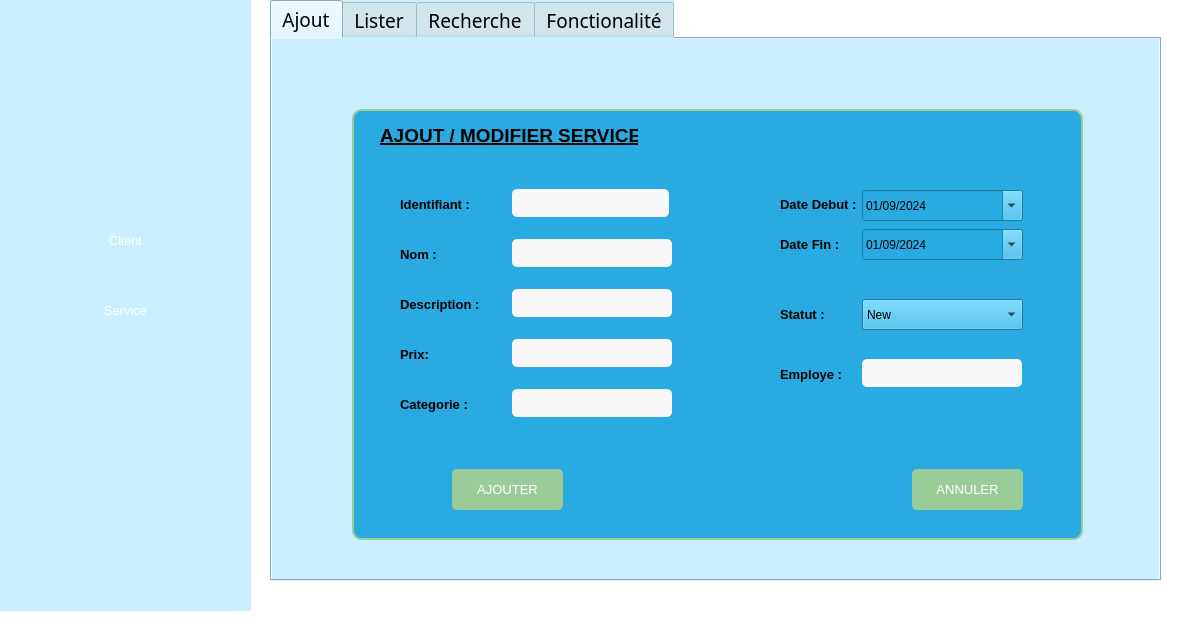
<?xml version="1.0" encoding="UTF-8"?>
<ui version="4.0">
 <class>ServiceWindow</class>
 <widget class="QMainWindow" name="ServiceWindow">
  <property name="geometry">
   <rect>
    <x>0</x>
    <y>0</y>
    <width>1200</width>
    <height>644</height>
   </rect>
  </property>
  <property name="minimumSize">
   <size>
    <width>800</width>
    <height>400</height>
   </size>
  </property>
  <property name="windowTitle">
   <string>Gestion De Service</string>
  </property>
  <property name="styleSheet">
   <string notr="true">QWidget {
    background-color: #FFFFFF; /* Fond blanc pour l'ensemble de l'application */
}

QGroupBox {
    border: 2px solid #29ABE2; /* Bordure bleu vif */
    border-radius: 10px; /* Coins arrondis */
    padding: 10px; /* Espace interne */
    background-color: #CAEEFE; /* Fond bleu clair pour le groupe */
}

QLabel {
    font-size: 10pt; /* Taille de police */
    background-color: #CAEEFE; /* Fond bleu clair pour les étiquettes */
    color: #646669; /* Couleur de texte gris foncé pour les autres labels */
    padding: 5px; /* Espace interne pour le texte */
    border-radius: 5px; /* Coins arrondis pour les étiquettes */
}

QLabel.title {
    font-size: 14pt; /* Taille de police pour le titre */
    color: #000000; /* Couleur du titre en noir foncé */
    font-weight: bold; /* Met le titre en gras */
}

QLineEdit {
    border: 1px solid #BBFOFA; /* Bordure rose clair */
    border-radius: 5px; /* Coins arrondis */
    padding: 5px; /* Espace interne */
    font-size: 10pt; /* Taille de police */
    background-color: #F8F8F8; /* Fond gris très clair */
    color: #646669; /* Couleur du texte en gris foncé */
}

QPushButton {
    background-color: #29ABE2; /* Couleur de fond bleu vif */
    color: white; /* Couleur du texte blanc */
    border: 2px solid #BBFOFA; /* Bordure rose clair */
    border-radius: 5px; /* Coins arrondis */
    padding: 10px; /* Espace interne */
    font-size: 10pt; /* Taille de police */
    cursor: pointer; /* Curseur main */
}

QPushButton:hover {
    background-color: #BBFOFA; /* Couleur plus claire au survol */
}

QPushButton:pressed {
    background-color: #99CC99; /* Couleur de fond au clic */
}

QMessageBox {
    background-color: #99CC99; /* Fond vert clair pour les messages de succès */
    color: #646669; /* Texte gris foncé */
}
</string>
  </property>
  <widget class="QWidget" name="centralwidget">
   <widget class="QWidget" name="widget" native="true">
    <property name="geometry">
     <rect>
      <x>0</x>
      <y>-30</y>
      <width>251</width>
      <height>641</height>
     </rect>
    </property>
    <property name="styleSheet">
     <string notr="true">background-color: #CAEEFE; /* Fond bleu clair pour le groupe */
</string>
    </property>
    <widget class="QLabel" name="label_8">
     <property name="geometry">
      <rect>
       <x>-10</x>
       <y>20</y>
       <width>271</width>
       <height>201</height>
      </rect>
     </property>
     <property name="text">
      <string/>
     </property>
     <property name="pixmap">
      <pixmap resource="Resource.qrc">:/images/Logo.png</pixmap>
     </property>
     <property name="scaledContents">
      <bool>true</bool>
     </property>
    </widget>
    <widget class="QPushButton" name="pushButton_5">
     <property name="geometry">
      <rect>
       <x>30</x>
       <y>310</y>
       <width>191</width>
       <height>61</height>
      </rect>
     </property>
     <property name="cursor">
      <cursorShape>ArrowCursor</cursorShape>
     </property>
     <property name="styleSheet">
      <string notr="true">background-color:#7EB6D4;
font: 14pt &quot;Tempus Sans ITC&quot;;
border-radius: 25px; 
border: 1.5px solid #29ABE7; 
color:#000000;
QPushButton: {
                     font-size: 14px;
                      transition: all 0.3s ease;
                      }
QPushButton:hover {
                      font-size: 18px;
                      }</string>
     </property>
     <property name="text">
      <string>Service</string>
     </property>
    </widget>
    <widget class="QPushButton" name="pushButton_7">
     <property name="geometry">
      <rect>
       <x>30</x>
       <y>240</y>
       <width>191</width>
       <height>61</height>
      </rect>
     </property>
     <property name="cursor">
      <cursorShape>PointingHandCursor</cursorShape>
     </property>
     <property name="styleSheet">
      <string notr="true">background-color:#99CC99;
font: 14pt &quot;Tempus Sans ITC&quot;;
border-radius: 25px; 
border: 1.5px solid #29ABE2; 
color:#000000;
QPushButton: {
                     font-size: 14px;
                      transition: all 0.3s ease;
                      }
QPushButton:hover {
                      font-size: 18px;
                      }</string>
     </property>
     <property name="text">
      <string>Client</string>
     </property>
    </widget>
   </widget>
   <widget class="QTabWidget" name="tabWidget">
    <property name="enabled">
     <bool>true</bool>
    </property>
    <property name="geometry">
     <rect>
      <x>270</x>
      <y>0</y>
      <width>891</width>
      <height>581</height>
     </rect>
    </property>
    <property name="palette">
     <palette>
      <active>
       <colorrole role="WindowText">
        <brush brushstyle="SolidPattern">
         <color alpha="255">
          <red>0</red>
          <green>0</green>
          <blue>0</blue>
         </color>
        </brush>
       </colorrole>
       <colorrole role="Button">
        <brush brushstyle="SolidPattern">
         <color alpha="255">
          <red>202</red>
          <green>238</green>
          <blue>254</blue>
         </color>
        </brush>
       </colorrole>
       <colorrole role="Text">
        <brush brushstyle="SolidPattern">
         <color alpha="255">
          <red>0</red>
          <green>0</green>
          <blue>0</blue>
         </color>
        </brush>
       </colorrole>
       <colorrole role="ButtonText">
        <brush brushstyle="SolidPattern">
         <color alpha="255">
          <red>0</red>
          <green>0</green>
          <blue>0</blue>
         </color>
        </brush>
       </colorrole>
       <colorrole role="Base">
        <brush brushstyle="SolidPattern">
         <color alpha="255">
          <red>202</red>
          <green>238</green>
          <blue>254</blue>
         </color>
        </brush>
       </colorrole>
       <colorrole role="Window">
        <brush brushstyle="SolidPattern">
         <color alpha="255">
          <red>202</red>
          <green>238</green>
          <blue>254</blue>
         </color>
        </brush>
       </colorrole>
       <colorrole role="PlaceholderText">
        <brush brushstyle="SolidPattern">
         <color alpha="255">
          <red>0</red>
          <green>0</green>
          <blue>0</blue>
         </color>
        </brush>
       </colorrole>
      </active>
      <inactive>
       <colorrole role="WindowText">
        <brush brushstyle="SolidPattern">
         <color alpha="255">
          <red>0</red>
          <green>0</green>
          <blue>0</blue>
         </color>
        </brush>
       </colorrole>
       <colorrole role="Button">
        <brush brushstyle="SolidPattern">
         <color alpha="255">
          <red>202</red>
          <green>238</green>
          <blue>254</blue>
         </color>
        </brush>
       </colorrole>
       <colorrole role="Text">
        <brush brushstyle="SolidPattern">
         <color alpha="255">
          <red>0</red>
          <green>0</green>
          <blue>0</blue>
         </color>
        </brush>
       </colorrole>
       <colorrole role="ButtonText">
        <brush brushstyle="SolidPattern">
         <color alpha="255">
          <red>0</red>
          <green>0</green>
          <blue>0</blue>
         </color>
        </brush>
       </colorrole>
       <colorrole role="Base">
        <brush brushstyle="SolidPattern">
         <color alpha="255">
          <red>202</red>
          <green>238</green>
          <blue>254</blue>
         </color>
        </brush>
       </colorrole>
       <colorrole role="Window">
        <brush brushstyle="SolidPattern">
         <color alpha="255">
          <red>202</red>
          <green>238</green>
          <blue>254</blue>
         </color>
        </brush>
       </colorrole>
       <colorrole role="PlaceholderText">
        <brush brushstyle="SolidPattern">
         <color alpha="255">
          <red>0</red>
          <green>0</green>
          <blue>0</blue>
         </color>
        </brush>
       </colorrole>
      </inactive>
      <disabled>
       <colorrole role="WindowText">
        <brush brushstyle="SolidPattern">
         <color alpha="255">
          <red>0</red>
          <green>0</green>
          <blue>0</blue>
         </color>
        </brush>
       </colorrole>
       <colorrole role="Button">
        <brush brushstyle="SolidPattern">
         <color alpha="255">
          <red>202</red>
          <green>238</green>
          <blue>254</blue>
         </color>
        </brush>
       </colorrole>
       <colorrole role="Text">
        <brush brushstyle="SolidPattern">
         <color alpha="255">
          <red>0</red>
          <green>0</green>
          <blue>0</blue>
         </color>
        </brush>
       </colorrole>
       <colorrole role="ButtonText">
        <brush brushstyle="SolidPattern">
         <color alpha="255">
          <red>0</red>
          <green>0</green>
          <blue>0</blue>
         </color>
        </brush>
       </colorrole>
       <colorrole role="Base">
        <brush brushstyle="SolidPattern">
         <color alpha="255">
          <red>202</red>
          <green>238</green>
          <blue>254</blue>
         </color>
        </brush>
       </colorrole>
       <colorrole role="Window">
        <brush brushstyle="SolidPattern">
         <color alpha="255">
          <red>202</red>
          <green>238</green>
          <blue>254</blue>
         </color>
        </brush>
       </colorrole>
       <colorrole role="PlaceholderText">
        <brush brushstyle="SolidPattern">
         <color alpha="255">
          <red>0</red>
          <green>0</green>
          <blue>0</blue>
         </color>
        </brush>
       </colorrole>
      </disabled>
     </palette>
    </property>
    <property name="font">
     <font>
      <family>Tempus Sans ITC</family>
      <pointsize>14</pointsize>
      <italic>false</italic>
      <bold>false</bold>
     </font>
    </property>
    <property name="styleSheet">
     <string notr="true">background-color:#CAEEFE;
color:#000000</string>
    </property>
    <property name="inputMethodHints">
     <set>Qt::ImhNone</set>
    </property>
    <property name="currentIndex">
     <number>0</number>
    </property>
    <property name="movable">
     <bool>false</bool>
    </property>
    <widget class="QWidget" name="tab">
     <attribute name="title">
      <string>Ajout</string>
     </attribute>
     <widget class="QGroupBox" name="groupBox">
      <property name="geometry">
       <rect>
        <x>80</x>
        <y>70</y>
        <width>731</width>
        <height>431</height>
       </rect>
      </property>
      <property name="font">
       <font>
        <family>Sitka Banner Semibold</family>
        <pointsize>16</pointsize>
        <bold>true</bold>
       </font>
      </property>
      <property name="styleSheet">
       <string notr="true">QWidget {
    background-color: #29ABE2; /* Fond blanc pour l'ensemble de l'application */
}

QGroupBox {
    border: 2px solid #99CC99; /* Bordure bleu vif */
    border-radius: 10px; /* Coins arrondis */
    padding: 10px; /* Espace interne */
    background-color: #29ABE2; /* Fond bleu clair pour le groupe */
    color:#646669
}

QLabel {
    font-size: 10pt; /* Taille de police */
    background-color: #29ABE2; /* Fond bleu clair pour les étiquettes */
    color: #000000; /* Couleur de texte gris foncé pour les autres labels */
    padding: 5px; /* Espace interne pour le texte */
    border-radius: 5px; /* Coins arrondis pour les étiquettes */
}

QLabel.title {
    font-size: 14pt; /* Taille de police pour le titre */
    color: #000000; /* Couleur du titre en noir foncé */
    font-weight: bold; /* Met le titre en gras */
}

QLineEdit {
    border: 1px solid #BBFOFA; /* Bordure rose clair */
    border-radius: 5px; /* Coins arrondis */
    padding: 5px; /* Espace interne */
    font-size: 10pt; /* Taille de police */
    background-color: #F8F8F8; /* Fond gris très clair */
    color: #646669; /* Couleur du texte en gris foncé */
}

QPushButton {
    background-color: #29ABE2; /* Couleur de fond bleu vif */
    color: white; /* Couleur du texte blanc */
    border: 2px solid #BBFOFA; /* Bordure rose clair */
    border-radius: 5px; /* Coins arrondis */
    padding: 10px; /* Espace interne */
    font-size: 10pt; /* Taille de police */
    cursor: pointer; /* Curseur main */
}

QPushButton:hover {
    background-color: #BBFOFA; /* Couleur plus claire au survol */
}

QPushButton:pressed {
    background-color: #99CC99; /* Couleur de fond au clic */
}

QMessageBox {
    background-color: #99CC99; /* Fond vert clair pour les messages de succès */
    color: #646669; /* Texte gris foncé */
}
</string>
      </property>
      <property name="title">
       <string/>
      </property>
      <property name="flat">
       <bool>false</bool>
      </property>
      <property name="checkable">
       <bool>false</bool>
      </property>
      <widget class="QLineEdit" name="id">
       <property name="geometry">
        <rect>
         <x>160</x>
         <y>80</y>
         <width>157</width>
         <height>28</height>
        </rect>
       </property>
       <property name="text">
        <string/>
       </property>
      </widget>
      <widget class="QLabel" name="id_label">
       <property name="geometry">
        <rect>
         <x>40</x>
         <y>80</y>
         <width>101</width>
         <height>31</height>
        </rect>
       </property>
       <property name="text">
        <string>&lt;html&gt;&lt;head/&gt;&lt;body&gt;&lt;p&gt;&lt;span style=&quot; font-weight:700;&quot;&gt;Identifiant : &lt;/span&gt;&lt;/p&gt;&lt;/body&gt;&lt;/html&gt;</string>
       </property>
      </widget>
      <widget class="QLabel" name="nom_label">
       <property name="geometry">
        <rect>
         <x>40</x>
         <y>130</y>
         <width>111</width>
         <height>31</height>
        </rect>
       </property>
       <property name="text">
        <string>&lt;html&gt;&lt;head/&gt;&lt;body&gt;&lt;p&gt;&lt;span style=&quot; font-weight:700;&quot;&gt;Nom         :&lt;/span&gt;&lt;/p&gt;&lt;/body&gt;&lt;/html&gt;</string>
       </property>
      </widget>
      <widget class="QLineEdit" name="nom">
       <property name="geometry">
        <rect>
         <x>160</x>
         <y>130</y>
         <width>160</width>
         <height>28</height>
        </rect>
       </property>
      </widget>
      <widget class="QPushButton" name="btn_ajt">
       <property name="geometry">
        <rect>
         <x>100</x>
         <y>360</y>
         <width>111</width>
         <height>41</height>
        </rect>
       </property>
       <property name="font">
        <font>
         <family>Segoe UI</family>
         <pointsize>10</pointsize>
        </font>
       </property>
       <property name="cursor">
        <cursorShape>PointingHandCursor</cursorShape>
       </property>
       <property name="styleSheet">
        <string notr="true">background-color:#99CC99</string>
       </property>
       <property name="text">
        <string>AJOUTER</string>
       </property>
      </widget>
      <widget class="QPushButton" name="btn_cancel">
       <property name="geometry">
        <rect>
         <x>560</x>
         <y>360</y>
         <width>111</width>
         <height>41</height>
        </rect>
       </property>
       <property name="font">
        <font>
         <family>Segoe UI</family>
         <pointsize>10</pointsize>
        </font>
       </property>
       <property name="cursor">
        <cursorShape>PointingHandCursor</cursorShape>
       </property>
       <property name="styleSheet">
        <string notr="true">background-color:#99CC99</string>
       </property>
       <property name="text">
        <string>ANNULER</string>
       </property>
      </widget>
      <widget class="QLineEdit" name="description">
       <property name="geometry">
        <rect>
         <x>160</x>
         <y>180</y>
         <width>160</width>
         <height>28</height>
        </rect>
       </property>
      </widget>
      <widget class="QLabel" name="description_label">
       <property name="geometry">
        <rect>
         <x>40</x>
         <y>180</y>
         <width>111</width>
         <height>31</height>
        </rect>
       </property>
       <property name="text">
        <string>&lt;html&gt;&lt;head/&gt;&lt;body&gt;&lt;p&gt;&lt;span style=&quot; font-weight:700;&quot;&gt;Description : &lt;/span&gt;&lt;/p&gt;&lt;/body&gt;&lt;/html&gt;</string>
       </property>
      </widget>
      <widget class="QLabel" name="prix_label">
       <property name="geometry">
        <rect>
         <x>40</x>
         <y>230</y>
         <width>121</width>
         <height>31</height>
        </rect>
       </property>
       <property name="text">
        <string>&lt;html&gt;&lt;head/&gt;&lt;body&gt;&lt;p&gt;&lt;span style=&quot; font-weight:700;&quot;&gt;Prix: &lt;/span&gt;&lt;/p&gt;&lt;/body&gt;&lt;/html&gt;</string>
       </property>
      </widget>
      <widget class="QLineEdit" name="prix">
       <property name="geometry">
        <rect>
         <x>160</x>
         <y>230</y>
         <width>160</width>
         <height>28</height>
        </rect>
       </property>
      </widget>
      <widget class="QLabel" name="categorie_label">
       <property name="geometry">
        <rect>
         <x>40</x>
         <y>280</y>
         <width>111</width>
         <height>31</height>
        </rect>
       </property>
       <property name="text">
        <string>&lt;html&gt;&lt;head/&gt;&lt;body&gt;&lt;p&gt;&lt;span style=&quot; font-weight:700;&quot;&gt;Categorie : &lt;/span&gt;&lt;/p&gt;&lt;/body&gt;&lt;/html&gt;</string>
       </property>
      </widget>
      <widget class="QLineEdit" name="categorie">
       <property name="geometry">
        <rect>
         <x>160</x>
         <y>280</y>
         <width>160</width>
         <height>28</height>
        </rect>
       </property>
      </widget>
      <widget class="QLabel" name="dated_label">
       <property name="geometry">
        <rect>
         <x>420</x>
         <y>80</y>
         <width>111</width>
         <height>31</height>
        </rect>
       </property>
       <property name="text">
        <string>&lt;html&gt;&lt;head/&gt;&lt;body&gt;&lt;p&gt;&lt;span style=&quot; font-weight:700;&quot;&gt;Date Debut : &lt;/span&gt;&lt;/p&gt;&lt;/body&gt;&lt;/html&gt;</string>
       </property>
      </widget>
      <widget class="QLabel" name="datef_label">
       <property name="geometry">
        <rect>
         <x>420</x>
         <y>120</y>
         <width>111</width>
         <height>31</height>
        </rect>
       </property>
       <property name="text">
        <string>&lt;html&gt;&lt;head/&gt;&lt;body&gt;&lt;p&gt;&lt;span style=&quot; font-weight:700;&quot;&gt;Date Fin : &lt;/span&gt;&lt;/p&gt;&lt;/body&gt;&lt;/html&gt;</string>
       </property>
      </widget>
      <widget class="QLabel" name="id_label_2">
       <property name="geometry">
        <rect>
         <x>20</x>
         <y>10</y>
         <width>271</width>
         <height>31</height>
        </rect>
       </property>
       <property name="text">
        <string>&lt;html&gt;&lt;head/&gt;&lt;body&gt;&lt;p&gt;&lt;span style=&quot; font-size:14pt; font-weight:700; text-decoration: underline;&quot;&gt;AJOUT / MODIFIER SERVICE&lt;/span&gt;&lt;/p&gt;&lt;/body&gt;&lt;/html&gt;</string>
       </property>
      </widget>
      <widget class="QDateEdit" name="dated">
       <property name="geometry">
        <rect>
         <x>510</x>
         <y>81</y>
         <width>161</width>
         <height>31</height>
        </rect>
       </property>
       <property name="styleSheet">
        <string notr="true">background-color : &quot;white&quot;;</string>
       </property>
       <property name="dateTime">
        <datetime>
         <hour>0</hour>
         <minute>0</minute>
         <second>0</second>
         <year>2024</year>
         <month>9</month>
         <day>1</day>
        </datetime>
       </property>
       <property name="currentSection">
        <enum>QDateTimeEdit::DaySection</enum>
       </property>
       <property name="displayFormat">
        <string>dd/MM/yyyy</string>
       </property>
       <property name="calendarPopup">
        <bool>true</bool>
       </property>
      </widget>
      <widget class="QDateEdit" name="datef">
       <property name="geometry">
        <rect>
         <x>510</x>
         <y>120</y>
         <width>161</width>
         <height>31</height>
        </rect>
       </property>
       <property name="styleSheet">
        <string notr="true">background-color : &quot;white&quot;;</string>
       </property>
       <property name="dateTime">
        <datetime>
         <hour>0</hour>
         <minute>0</minute>
         <second>0</second>
         <year>2024</year>
         <month>9</month>
         <day>1</day>
        </datetime>
       </property>
       <property name="displayFormat">
        <string>dd/MM/yyyy</string>
       </property>
       <property name="calendarPopup">
        <bool>true</bool>
       </property>
      </widget>
      <widget class="QComboBox" name="statutbox">
       <property name="geometry">
        <rect>
         <x>510</x>
         <y>190</y>
         <width>161</width>
         <height>31</height>
        </rect>
       </property>
       <property name="styleSheet">
        <string notr="true">background-color : &quot;white&quot;;</string>
       </property>
       <item>
        <property name="text">
         <string>New</string>
        </property>
       </item>
       <item>
        <property name="text">
         <string>Pending</string>
        </property>
       </item>
       <item>
        <property name="text">
         <string>Active</string>
        </property>
       </item>
       <item>
        <property name="text">
         <string>Completed</string>
        </property>
       </item>
       <item>
        <property name="text">
         <string>Cancelled</string>
        </property>
       </item>
      </widget>
      <widget class="QLabel" name="statut_label">
       <property name="geometry">
        <rect>
         <x>420</x>
         <y>190</y>
         <width>111</width>
         <height>31</height>
        </rect>
       </property>
       <property name="text">
        <string>&lt;html&gt;&lt;head/&gt;&lt;body&gt;&lt;p&gt;&lt;span style=&quot; font-weight:700;&quot;&gt;Statut : &lt;/span&gt;&lt;/p&gt;&lt;/body&gt;&lt;/html&gt;</string>
       </property>
      </widget>
      <widget class="QLabel" name="employe_label">
       <property name="geometry">
        <rect>
         <x>420</x>
         <y>250</y>
         <width>111</width>
         <height>31</height>
        </rect>
       </property>
       <property name="text">
        <string>&lt;html&gt;&lt;head/&gt;&lt;body&gt;&lt;p&gt;&lt;span style=&quot; font-weight:700;&quot;&gt;Employe : &lt;/span&gt;&lt;/p&gt;&lt;/body&gt;&lt;/html&gt;</string>
       </property>
      </widget>
      <widget class="QLineEdit" name="employe">
       <property name="geometry">
        <rect>
         <x>510</x>
         <y>250</y>
         <width>160</width>
         <height>28</height>
        </rect>
       </property>
      </widget>
      <zorder>id_label</zorder>
      <zorder>nom_label</zorder>
      <zorder>nom</zorder>
      <zorder>btn_ajt</zorder>
      <zorder>btn_cancel</zorder>
      <zorder>description_label</zorder>
      <zorder>description</zorder>
      <zorder>id</zorder>
      <zorder>prix_label</zorder>
      <zorder>prix</zorder>
      <zorder>categorie_label</zorder>
      <zorder>categorie</zorder>
      <zorder>dated_label</zorder>
      <zorder>datef_label</zorder>
      <zorder>id_label_2</zorder>
      <zorder>dated</zorder>
      <zorder>datef</zorder>
      <zorder>statut_label</zorder>
      <zorder>statutbox</zorder>
      <zorder>employe_label</zorder>
      <zorder>employe</zorder>
     </widget>
    </widget>
    <widget class="QWidget" name="tab_2">
     <attribute name="title">
      <string>Lister</string>
     </attribute>
     <widget class="QTableWidget" name="table_service">
      <property name="geometry">
       <rect>
        <x>40</x>
        <y>90</y>
        <width>791</width>
        <height>321</height>
       </rect>
      </property>
      <property name="styleSheet">
       <string notr="true">background-color:#fffffff;
border-color:#000000</string>
      </property>
      <column>
       <property name="text">
        <string>ID</string>
       </property>
      </column>
      <column>
       <property name="text">
        <string>NOM</string>
       </property>
      </column>
      <column>
       <property name="text">
        <string>DESCRIPTION </string>
       </property>
      </column>
      <column>
       <property name="text">
        <string>PRIX </string>
       </property>
      </column>
      <column>
       <property name="text">
        <string>CATEGORIE </string>
       </property>
      </column>
      <column>
       <property name="text">
        <string>DATED </string>
       </property>
      </column>
      <column>
       <property name="text">
        <string>DATEF </string>
       </property>
      </column>
      <column>
       <property name="text">
        <string>STATUT </string>
       </property>
      </column>
      <column>
       <property name="text">
        <string>EMPLOYE </string>
       </property>
      </column>
     </widget>
     <widget class="QPushButton" name="btn_aff">
      <property name="geometry">
       <rect>
        <x>110</x>
        <y>30</y>
        <width>161</width>
        <height>41</height>
       </rect>
      </property>
      <property name="styleSheet">
       <string notr="true">background-color:#99CC99</string>
      </property>
      <property name="text">
       <string>Afficher</string>
      </property>
     </widget>
     <widget class="QPushButton" name="btn_supprimer">
      <property name="geometry">
       <rect>
        <x>730</x>
        <y>440</y>
        <width>111</width>
        <height>41</height>
       </rect>
      </property>
      <property name="styleSheet">
       <string notr="true">background-color:#99CC99</string>
      </property>
      <property name="text">
       <string>Supprimer</string>
      </property>
     </widget>
     <widget class="QLineEdit" name="idservice">
      <property name="geometry">
       <rect>
        <x>560</x>
        <y>440</y>
        <width>151</width>
        <height>41</height>
       </rect>
      </property>
      <property name="styleSheet">
       <string notr="true">color:#D3D3D3;
background-color:#FFFFFF</string>
      </property>
      <property name="text">
       <string/>
      </property>
     </widget>
     <widget class="QComboBox" name="comboBox">
      <property name="geometry">
       <rect>
        <x>310</x>
        <y>30</y>
        <width>201</width>
        <height>41</height>
       </rect>
      </property>
      <property name="font">
       <font>
        <family>Segoe UI Semilight</family>
        <pointsize>12</pointsize>
        <italic>false</italic>
        <bold>false</bold>
       </font>
      </property>
      <item>
       <property name="text">
        <string>Trier Selon l'orde :</string>
       </property>
      </item>
      <item>
       <property name="text">
        <string>Croissant</string>
       </property>
      </item>
      <item>
       <property name="text">
        <string>Décroissant</string>
       </property>
      </item>
     </widget>
     <widget class="QPushButton" name="btn_pdf">
      <property name="geometry">
       <rect>
        <x>40</x>
        <y>440</y>
        <width>221</width>
        <height>41</height>
       </rect>
      </property>
      <property name="font">
       <font>
        <family>Segoe Fluent Icons</family>
        <pointsize>10</pointsize>
        <bold>false</bold>
       </font>
      </property>
      <property name="styleSheet">
       <string notr="true">background-color:#99CC99</string>
      </property>
      <property name="text">
       <string>EXPORTER EN PDF</string>
      </property>
     </widget>
     <widget class="QLabel" name="label">
      <property name="geometry">
       <rect>
        <x>390</x>
        <y>440</y>
        <width>211</width>
        <height>41</height>
       </rect>
      </property>
      <property name="text">
       <string>Suppression par Identifiant :</string>
      </property>
     </widget>
     <zorder>table_service</zorder>
     <zorder>btn_aff</zorder>
     <zorder>btn_supprimer</zorder>
     <zorder>comboBox</zorder>
     <zorder>btn_pdf</zorder>
     <zorder>label</zorder>
     <zorder>idservice</zorder>
    </widget>
    <widget class="QWidget" name="tab_4">
     <attribute name="title">
      <string>Recherche</string>
     </attribute>
     <widget class="QLabel" name="label_10">
      <property name="geometry">
       <rect>
        <x>30</x>
        <y>20</y>
        <width>251</width>
        <height>51</height>
       </rect>
      </property>
      <property name="autoFillBackground">
       <bool>false</bool>
      </property>
      <property name="styleSheet">
       <string notr="true">background-color:#CAEEFE;
</string>
      </property>
      <property name="text">
       <string>Recherche Service par identifiant:</string>
      </property>
     </widget>
     <widget class="QLineEdit" name="idRecherche">
      <property name="geometry">
       <rect>
        <x>240</x>
        <y>30</y>
        <width>221</width>
        <height>28</height>
       </rect>
      </property>
      <property name="styleSheet">
       <string notr="true">color:#D3D3D3;
background-color:#FFFFFF</string>
      </property>
      <property name="text">
       <string/>
      </property>
     </widget>
     <widget class="QPushButton" name="btn_recherche">
      <property name="geometry">
       <rect>
        <x>500</x>
        <y>20</y>
        <width>231</width>
        <height>41</height>
       </rect>
      </property>
      <property name="styleSheet">
       <string notr="true">background-color:#99CC99</string>
      </property>
      <property name="text">
       <string>Valider</string>
      </property>
     </widget>
     <widget class="QTableWidget" name="tableRecherche">
      <property name="geometry">
       <rect>
        <x>40</x>
        <y>90</y>
        <width>791</width>
        <height>321</height>
       </rect>
      </property>
      <property name="styleSheet">
       <string notr="true">background-color:#fffffff;
border-color:#000000</string>
      </property>
      <column>
       <property name="text">
        <string>ID</string>
       </property>
      </column>
      <column>
       <property name="text">
        <string>NOM</string>
       </property>
      </column>
      <column>
       <property name="text">
        <string>DESCRIPTION </string>
       </property>
      </column>
      <column>
       <property name="text">
        <string>PRIX </string>
       </property>
      </column>
      <column>
       <property name="text">
        <string>CATEGORIE </string>
       </property>
      </column>
      <column>
       <property name="text">
        <string>DATED </string>
       </property>
      </column>
      <column>
       <property name="text">
        <string>DATEF </string>
       </property>
      </column>
      <column>
       <property name="text">
        <string>STATUT </string>
       </property>
      </column>
      <column>
       <property name="text">
        <string>EMPLOYE </string>
       </property>
      </column>
     </widget>
    </widget>
    <widget class="QWidget" name="tab_3">
     <attribute name="title">
      <string>Fonctionalité</string>
     </attribute>
     <widget class="QWidget" name="chartwidget" native="true">
      <property name="geometry">
       <rect>
        <x>40</x>
        <y>50</y>
        <width>801</width>
        <height>471</height>
       </rect>
      </property>
     </widget>
     <widget class="QPushButton" name="btn_statut">
      <property name="geometry">
       <rect>
        <x>310</x>
        <y>20</y>
        <width>231</width>
        <height>41</height>
       </rect>
      </property>
      <property name="styleSheet">
       <string notr="true">background-color:#99CC99</string>
      </property>
      <property name="text">
       <string>Voir Stats</string>
      </property>
     </widget>
    </widget>
   </widget>
  </widget>
  <widget class="QMenuBar" name="menubar">
   <property name="geometry">
    <rect>
     <x>0</x>
     <y>0</y>
     <width>1200</width>
     <height>17</height>
    </rect>
   </property>
  </widget>
  <widget class="QStatusBar" name="statusbar"/>
 </widget>
 <resources>
  <include location="Resource.qrc"/>
 </resources>
 <connections/>
</ui>
